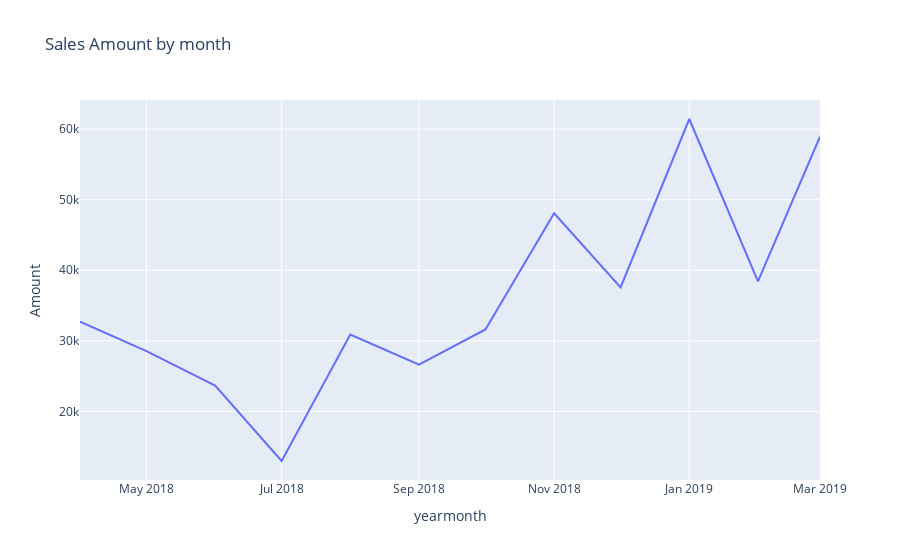

Here is the notebook cell this chart was saved with:
### Code cell
df2= data.groupby( 'yearmonth').agg({'Amount': 'sum'}).reset_index()
fig2= px.line(df2, x='yearmonth', y="Amount", title='Sales Amount by month') 
fig2.show()

### Figure 1 — Plotly figure (JSON) as saved in the notebook; plotly's stock layout.template omitted (floating-point values rounded to 4 significant figures)
{"data": [{"hovertemplate": "yearmonth=%{x}<br>Amount=%{y}<extra></extra>", "legendgroup": "", "line": {"color": "#636efa", "dash": "solid"}, "marker": {"symbol": "circle"}, "mode": "lines", "name": "", "orientation": "v", "showlegend": false, "type": "scatter", "x": ["2018-04", "2018-05", "2018-06", "2018-07", "2018-08", "2018-09", "2018-10", "2018-11", "2018-12", "2019-01", "2019-02", "2019-03"], "xaxis": "x", "y": [32726, 28545, 23658, 12966, 30899, 26628, 31615, 48086, 37579, 61439, 38424, 58937], "yaxis": "y"}], "layout": {"legend": {"tracegroupgap": 0}, "title": {"text": "Sales Amount by month"}, "xaxis": {"anchor": "y", "domain": [0, 1], "title": {"text": "yearmonth"}}, "yaxis": {"anchor": "x", "domain": [0, 1], "title": {"text": "Amount"}}}}
